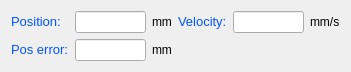
   <widget class="QWidget" name="layoutWidget">
    <property name="geometry">
     <rect>
      <x>31</x>
      <y>30</y>
      <width>351</width>
      <height>60</height>
     </rect>
    </property>
    <layout class="QGridLayout" name="gridLayout">
     <item row="0" column="0">
      <widget class="QLabel" name="label_22">
       <property name="text">
        <string>&lt;!DOCTYPE HTML PUBLIC &quot;-//W3C//DTD HTML 4.0//EN&quot; &quot;http://www.w3.org/TR/REC-html40/strict.dtd&quot;&gt;
&lt;html&gt;&lt;head&gt;&lt;meta name=&quot;qrichtext&quot; content=&quot;1&quot; /&gt;&lt;style type=&quot;text/css&quot;&gt;
p, li { white-space: pre-wrap; }
&lt;/style&gt;&lt;/head&gt;&lt;body style=&quot; font-family:'Sans Serif'; font-size:10pt; font-weight:400; font-style:normal;&quot;&gt;
&lt;p style=&quot; margin-top:0px; margin-bottom:0px; margin-left:0px; margin-right:0px; -qt-block-indent:0; text-indent:0px;&quot;&gt;&lt;span style=&quot; color:#0055ff;&quot;&gt;Position:&lt;/span&gt;&lt;/p&gt;&lt;/body&gt;&lt;/html&gt;</string>
       </property>
      </widget>
     </item>
     <item row="0" column="1">
      <layout class="QHBoxLayout" name="horizontalLayout_7">
       <item>
        <widget class="QLineEdit" name="lineEdit_tz_pos">
         <property name="cursor">
          <cursorShape>ArrowCursor</cursorShape>
         </property>
         <property name="readOnly">
          <bool>true</bool>
         </property>
        </widget>
       </item>
       <item>
        <widget class="QLabel" name="label_7">
         <property name="text">
          <string>mm</string>
         </property>
        </widget>
       </item>
      </layout>
     </item>
     <item row="0" column="2">
      <widget class="QLabel" name="label_23">
       <property name="text">
        <string>&lt;!DOCTYPE HTML PUBLIC &quot;-//W3C//DTD HTML 4.0//EN&quot; &quot;http://www.w3.org/TR/REC-html40/strict.dtd&quot;&gt;
&lt;html&gt;&lt;head&gt;&lt;meta name=&quot;qrichtext&quot; content=&quot;1&quot; /&gt;&lt;style type=&quot;text/css&quot;&gt;
p, li { white-space: pre-wrap; }
&lt;/style&gt;&lt;/head&gt;&lt;body style=&quot; font-family:'Sans Serif'; font-size:10pt; font-weight:400; font-style:normal;&quot;&gt;
&lt;p style=&quot; margin-top:0px; margin-bottom:0px; margin-left:0px; margin-right:0px; -qt-block-indent:0; text-indent:0px;&quot;&gt;&lt;span style=&quot; color:#0055ff;&quot;&gt;Velocity:&lt;/span&gt;&lt;/p&gt;&lt;/body&gt;&lt;/html&gt;</string>
       </property>
      </widget>
     </item>
     <item row="0" column="3">
      <layout class="QHBoxLayout" name="horizontalLayout_9">
       <item>
        <widget class="QLineEdit" name="lineEdit_tz_vel">
         <property name="cursor">
          <cursorShape>ArrowCursor</cursorShape>
         </property>
         <property name="readOnly">
          <bool>true</bool>
         </property>
        </widget>
       </item>
       <item>
        <widget class="QLabel" name="label_9">
         <property name="text">
          <string>mm/s</string>
         </property>
        </widget>
       </item>
      </layout>
     </item>
     <item row="1" column="0">
      <widget class="QLabel" name="label_24">
       <property name="text">
        <string>&lt;!DOCTYPE HTML PUBLIC &quot;-//W3C//DTD HTML 4.0//EN&quot; &quot;http://www.w3.org/TR/REC-html40/strict.dtd&quot;&gt;
&lt;html&gt;&lt;head&gt;&lt;meta name=&quot;qrichtext&quot; content=&quot;1&quot; /&gt;&lt;style type=&quot;text/css&quot;&gt;
p, li { white-space: pre-wrap; }
&lt;/style&gt;&lt;/head&gt;&lt;body style=&quot; font-family:'Sans Serif'; font-size:10pt; font-weight:400; font-style:normal;&quot;&gt;
&lt;p style=&quot; margin-top:0px; margin-bottom:0px; margin-left:0px; margin-right:0px; -qt-block-indent:0; text-indent:0px;&quot;&gt;&lt;span style=&quot; color:#0055ff;&quot;&gt;Pos error:&lt;/span&gt;&lt;/p&gt;&lt;/body&gt;&lt;/html&gt;</string>
       </property>
      </widget>
     </item>
     <item row="1" column="1">
      <layout class="QHBoxLayout" name="horizontalLayout_8">
       <item>
        <widget class="QLineEdit" name="lineEdit_tz_poserr">
         <property name="cursor">
          <cursorShape>ArrowCursor</cursorShape>
         </property>
         <property name="text">
          <string/>
         </property>
         <property name="readOnly">
          <bool>true</bool>
         </property>
        </widget>
       </item>
       <item>
        <widget class="QLabel" name="label_8">
         <property name="text">
          <string>mm</string>
         </property>
        </widget>
       </item>
      </layout>
     </item>
     <item row="1" column="2" colspan="2">
      <spacer name="horizontalSpacer_4">
       <property name="orientation">
        <enum>Qt::Horizontal</enum>
       </property>
       <property name="sizeHint" stdset="0">
        <size>
         <width>158</width>
         <height>20</height>
        </size>
       </property>
      </spacer>
     </item>
    </layout>
   </widget>
